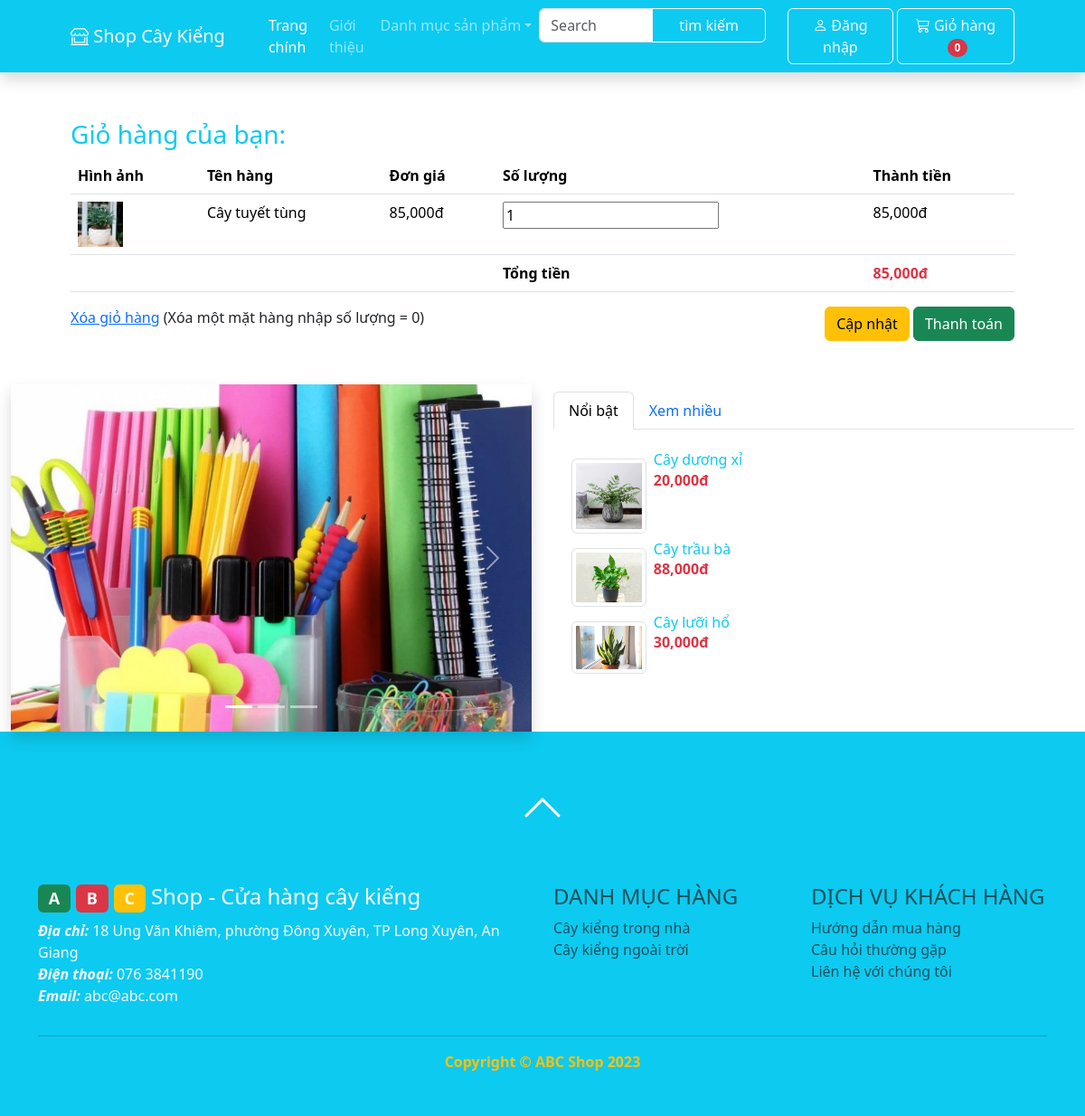
Page /index.php?action=chovaogio&id=2 on the committed database.
### tables this page shows
CREATE TABLE `sanpham` (
  `id` int(11) NOT NULL,
  `tensp` text NOT NULL,
  `phanloaisp` int(11) NOT NULL,
  `mota` text NOT NULL,
  `giagoc` float NOT NULL,
  `giaban` float NOT NULL,
  `soluongton` int(11) NOT NULL,
  `hinhanh` text NOT NULL,
  `luotxem` int(11) NOT NULL,
  `luotmua` int(11) NOT NULL
);

CREATE TABLE `phanloai` (
  `id` int(11) NOT NULL,
  `tenpl` text NOT NULL
);

### model/giohang.php (called while the page is built, shortened)
<?php
function laygiohang()
{
    $mh = array();
    $mh_db = new SANPHAM();
    foreach ($_SESSION['giohang'] as $id => $soluong) {
        $m = $mh_db->laysanphamtheoid($id);
        $dongia = $m['giaban'];
        $solg = intval($soluong);
        $thtien = round($dongia * $soluong, 2);
        $mh[$id]['tensp'] = $m['tensp'];
        $mh[$id]['hinhanh'] = $m['hinhanh'];
        $mh[$id]['giaban'] = $dongia;
        $mh[$id]['soluong'] = $solg;
        $mh[$id]['thanhtien'] = $thtien;
    }
    return $mh;
}
function demhangtronggio()
{
    return count($_SESSION['giohang']);
}
function tinhtiengiohang()
{
    $tong = 0;
    $giohang = laygiohang();
    foreach ($giohang as $mh) {
        $tong += $mh['giaban'] * $mh['soluong'];
    }
    return $tong;
}

### model/sanpham.php (called while the page is built, shortened)
<?php
class SANPHAM
{
    public function laysanphamtheoid($id)
    {
        $dbcon = DATABASE::connect();
        try {
            $sql = "SELECT * FROM sanpham WHERE id=:id";
            $cmd = $dbcon->prepare($sql);
            $cmd->bindValue(":id", $id);
            $cmd->execute();
            $result = $cmd->fetch();
            return $result;
        } catch (PDOException $e) {
            $error_message = $e->getMessage();
            echo "<p>Lỗi truy vấn: $error_message</p>";
            exit();
        }
    }
    public function laysanphamxemnhieu()
    {
        $dbcon = DATABASE::connect();
        try {
            $sql = "SELECT * FROM sanpham ORDER BY luotxem DESC LIMIT 3";
            $cmd = $dbcon->prepare($sql);
            $cmd->execute();
            $result = $cmd->fetchAll();
            return $result;
        } catch (PDOException $e) {
            $error_message = $e->getMessage();
            echo "<p>Lỗi truy vấn: $error_message</p>";
            exit();
        }
    }
}

### model/phanloai.php (called while the page is built, shortened)
<?php
class PHANLOAI{
    public function layphanloai(){
        $dbcon = DATABASE::connect();
        try{
            $sql = "SELECT * FROM phanloai";
            $cmd = $dbcon->prepare($sql);
            $cmd->execute();
            $result = $cmd->fetchAll();
            return $result;
        }
        catch(PDOException $e){
            $error_message = $e->getMessage();
            echo "<p>Lỗi truy vấn: $error_message</p>";
            exit();
        }
    }
}
?>

### public/inc/topview.php (the view)
<div class="d-flex flex-column">
<?php foreach($sanphamxemnhieu as $x): ?>
	<div style="max-height:100px"><a class="text-decoration-none" href="index.php?action=detail&id=<?php echo $x["id"]; ?>">
		<img style="max-width:15%" class="img-thumbnail float-start m-2"
			src="../<?php echo $x["hinhanh"]; ?>"
			alt="<?php echo $x["tensp"]; ?>">
		<h6 class="card-title text-info"><?php echo $x["tensp"]; ?></h6>
		<p class="card-text text-danger fw-bold"><?php echo number_format($x["giaban"]); ?>đ</p>	</a>
	</div>
<?php endforeach; ?>
</div>

### public/cart.php (shortened to what this page needs)
<?php include("inc/top.php"); ?>
<?php
if (demhangtronggio() == 0) { ?>
    <h3 class="text-info">Giỏ hàng rỗng!</h3>
    <p>Vui lòng chọn sản phẩm...</p>
<?php } else { ?>
    <h3 class="text-info">Giỏ hàng của bạn: </h3>
    <form action="index.php">
        <table class="table table-hove">
            <tr>
                <th>Hình ảnh</th>
                <th>Tên hàng</th>
                <th>Đơn giá</th>
                <th>Số lượng</th>
                <th>Thành tiền</th>
            </tr>
            <?php foreach ($giohang as $id => $mh) : ?>
                <tr>
                    <td><img width="50" src="../<?php echo $mh["hinhanh"]; ?>" alt=""> </td>
                    <td><?php echo $mh["tensp"]; ?></td>
                    <td><?php echo number_format($mh["giaban"]); ?>đ</td>
                    <td><input type="number" name="mh[<?php echo $id; ?>]" id="" value="<?php echo $mh["soluong"]; ?>"> </td>
                    <td><?php echo number_format($mh["thanhtien"]); ?>đ</td>
                </tr>
            <?php endforeach; ?>
            <tr>
                <td colspan="3"></td>
                <td class="fw-bold">Tổng tiền</td>
                <td class="text-danger fw-bold">
                    <?php echo number_format(tinhtiengiohang()); ?>đ
                </td>
            </tr>
        </table>
        <div class="row">
            <div class="col">
                <a href="index.php?action=xoagiohang">Xóa giỏ hàng</a>
                (Xóa một mặt hàng nhập số lượng = 0)
            </div>
            <div class="col text-end">
                <input type="submit" class="btn btn-warning" value="Cập nhật">
                <a href="index.php?action=thanhtoan" class="btn btn-success">Thanh toán</a>
            </div>
        </div>
    </form>
<?php }
?>
<?php include("inc/bottom.php"); ?>

### public/inc/bottom.php (shortened to what this page needs)
            </div>
        </section>
        <section>
            <div class="container-fluid">
                <div class="row">
                    <div class="col-md-6">
                        <?php include("inc/carousel.php"); ?>
                    </div>
                    <div class="col-md-6 pt-2">
                      <ul class="nav nav-tabs" role="tablist">
                        <li class="nav-item">
                          <a class="nav-link active" data-bs-toggle="tab" href="#menu1">Nổi bật</a>
                        </li>
                        <li class="nav-item">
                          <a class="nav-link" data-bs-toggle="tab" href="#menu2">Xem nhiều</a>
                        </li>
                      </ul>
                      <div class="tab-content">
                        <div id="menu1" class="container tab-pane active"><br>
                          <?php include("inc/topview.php"); ?>
                        </div>
                      </div>
                    </div>
                </div>
            </div>
        </section>
        <footer class="py-5 bg-info">
            <div class="text-center mb-5"><a class="text-warning" href="#top"><i class="bi bi-chevron-up"  style="font-size: 3rem; font-weight: bold; color:white;"></i></a></div>
            <div class="container">
                <div class="row">
                    <div class="col-md-6 text-light">
                        <a href="index.php" class="text-decoration-none text-white">
                        <h4><span class="badge text-white bg-success">A</span>
                            <span class="badge text-white bg-danger">B</span>
                            <span class="badge text-white bg-warning">C</span> Shop - Cửa hàng cây kiểng</h4></a>
                        <p><b><i>Địa chỉ:</i></b> 18 Ung Văn Khiêm, phường Đông Xuyên, TP Long Xuyên, An Giang<br>
                            <b><i>Điện thoại:</i></b> 076 3841190<br>
                            <b><i>Email:</i></b> abc@abc.com</p>
                    </div>
                    <div class="col-md-3 text-muted">
                        <h4>DANH MỤC HÀNG</h4>
                        <?php foreach ($phanloai as $l): ?>
                            <a class="list-group-item" href="?action=group&id=<?php echo $l["id"]; ?>">
							<?php echo $l["tenpl"]; ?>
							</a>
                        <?php endforeach; ?>
                    </div>
                    <div class="col-md-3 text-muted">
                        <h4>DỊCH VỤ KHÁCH HÀNG</h4>
                        <a href="#" class="list-group-item">Hướng dẫn mua hàng</a>
                        <a href="#" class="list-group-item">Câu hỏi thường gặp</a>
                        <a href="#" class="list-group-item">Liên hệ với chúng tôi</a>
                    </div>
                </div>
                <hr>
                <p class="m-0 text-center text-warning fw-bolder">Copyright &copy; ABC Shop 2023</p></div>
        </footer>
    </body>
</html>

### rows in the picture
sanpham: hinhanh (picture), tensp "Cây tuyết tùng", giaban "85,000", phanloaisp "1"
sanpham: hinhanh (picture), tensp "Cây dương xỉ", giaban "20,000"
sanpham: hinhanh (picture), tensp "Cây trầu bà", giaban "88,000"
sanpham: hinhanh (picture), tensp "Cây lưỡi hổ", giaban "30,000"
phanloai: tenpl "Cây kiểng trong nhà"
phanloai: tenpl "Cây kiểng ngoài trời"

### other values in the picture
tinhtiengiohang() "85,000"
